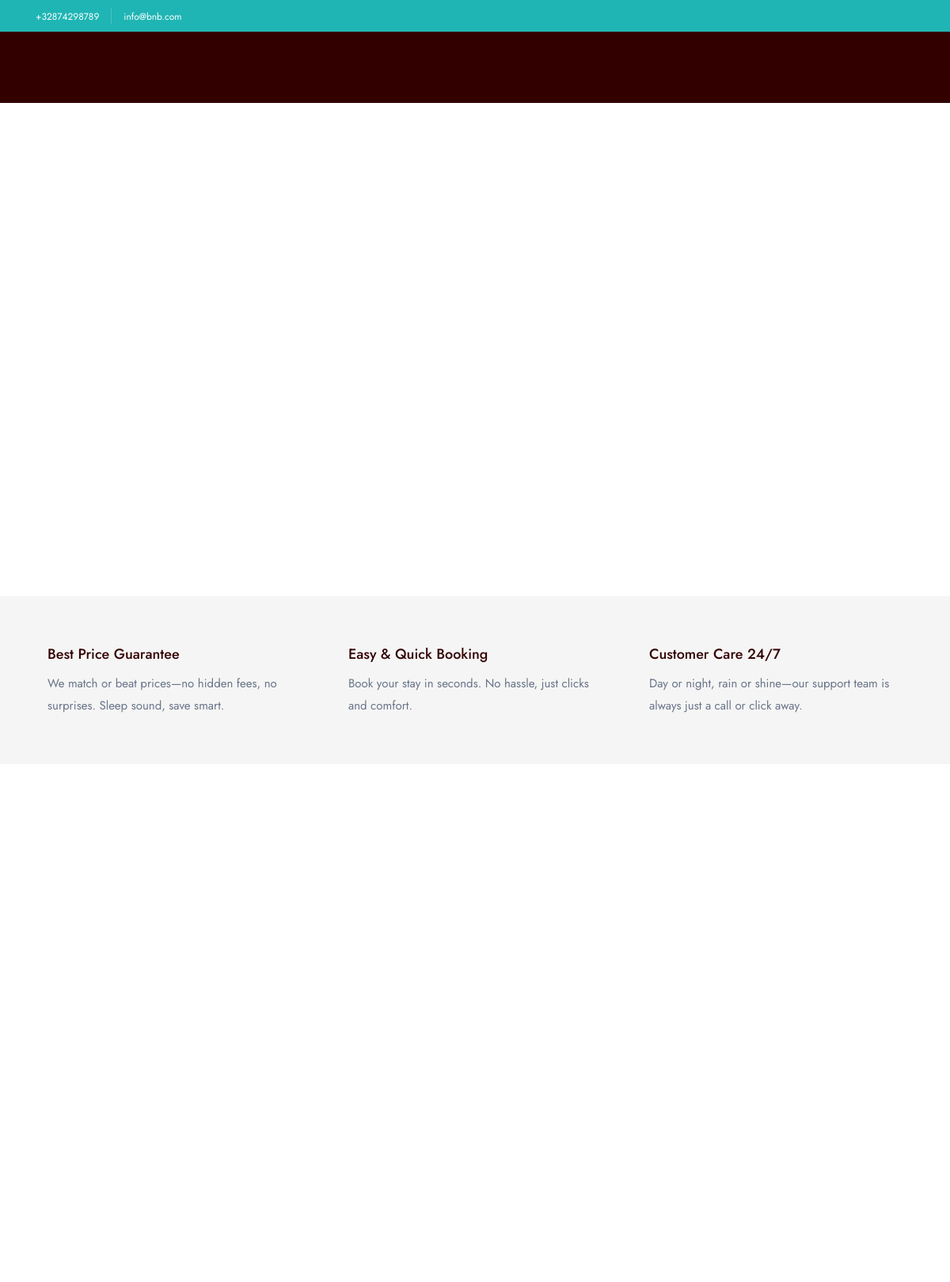
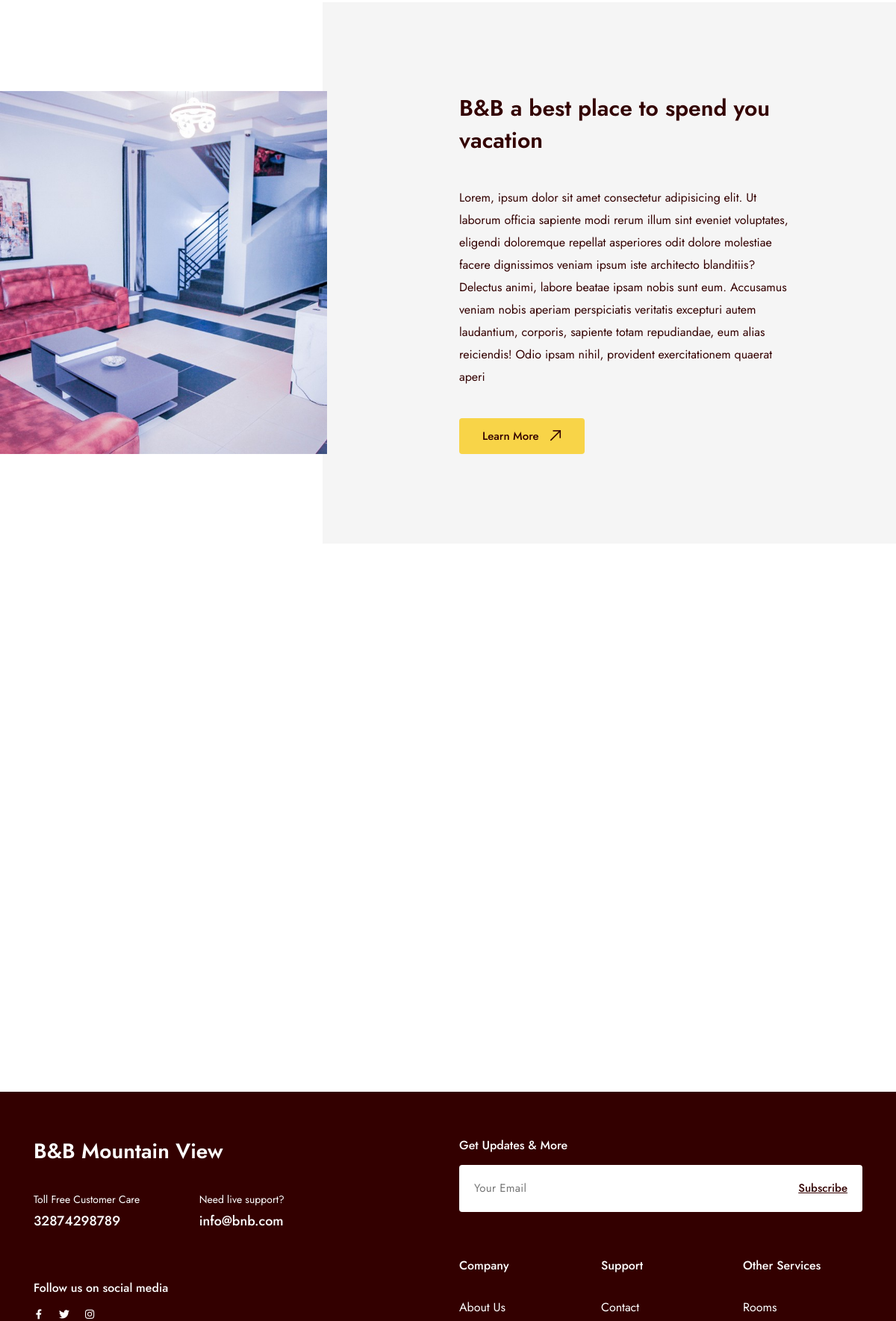
The page / (upper part) on the database its author committed (2 pictures, top to bottom).
### home/models.py (models this page shows, shortened)
class Setting(models.Model):
    email = models.CharField(max_length=255, null=True, blank=True)
    second_email = models.CharField(max_length=255, null=True, blank=True)
    contact_number = models.CharField(max_length=255, null=True, blank=True)
    website = models.URLField(max_length=255, null=True, blank=True)
    instagram = models.URLField(max_length=255, null=True, blank=True)
    twitter = models.URLField(max_length=255, null=True, blank=True)
    facebook = models.URLField(max_length=255, null=True, blank=True)
    whatsapp_number = models.CharField(max_length=255, null=True, blank=True)
    address = models.CharField(max_length=255, null=True, blank=True)
    about_image = ProcessedImageField(
        upload_to=about_image_path,
        processors=[ResizeToFill(630, 700)],
        format='JPEG',
        options={'quality': 90},
        null=True,
        blank=True,
    )
    about_title = models.CharField(max_length=255, null=True, blank=True)
    about_description = models.TextField(null=True, blank=True)
    hero_image = ProcessedImageField(
        upload_to='settings/hero_images/',
        processors=[ResizeToFill(1920, 1080)],
        format='JPEG',
        options={'quality': 90},
        null=True,
        blank=True,
    )
    hero_title = models.CharField(max_length=255, null=True, blank=True)
    hero_desc = models.TextField(null=True, blank=True)
    class Meta:
        verbose_name = "Setting"
        verbose_name_plural = "Settings"

class Service(models.Model):
    setting = models.ForeignKey(Setting, on_delete=models.CASCADE, related_name='services')
    service_title = models.CharField(max_length=255)
    service_desc = models.TextField()

### home/views.py (the view)
# urls.py: path('', include('home.urls')),
def home(request):
    rooms = Room.objects.prefetch_related('images').all()
    featuredRooms = list(rooms)
    random.shuffle(featuredRooms)
    featuredRooms = featuredRooms[:4]
    highestPriceRoom = Room.objects.order_by('-id')[:3]
    selected_currency = request.GET.get('currency', request.session.get('currency', 'USD'))
    request.session['currency'] = selected_currency
    for room in featuredRooms:
        review_data = room.get_review_data()
        room.total_reviews = review_data['total_reviews']
        room.overall_rating = review_data['overall_rating']
    for room in highestPriceRoom:
        review_data = room.get_review_data()
        room.total_reviews = review_data['total_reviews']
        room.overall_rating = review_data['overall_rating']
    settings = Setting.objects.first()
    context = {
        'featuredRooms': featuredRooms,
        'highestPriceRoom': highestPriceRoom,
        'settings': settings,
        'selected_currency': selected_currency,
    }
    return render(request, 'index.html', context)

### templates/index.html (shortened to what this page needs)
{% extends 'layouts/app.html' %}
{% load static %}
{% load humanize %}
{% block content %}
    {% include 'inc/hero.html' %}
    <section class="layout-pt-md layout-pb-md bg-light-2">
        <div class="container">
            <div class="row y-gap-30">
                {% for service in settings.services.all %}
                    <div class="col-lg-4 col-md-6">
                        <div class="d-flex pr-30">
                            <div class="ml-15">
                                <h4 class="text-18 fw-500">{{ service.service_title }}</h4>
                                <p class="text-15 mt-10">{{ service.service_desc }}</p>
                            </div>
                        </div>
                    </div>
                {% endfor %}
            </div>
        </div>
    </section>
    <section class="layout-pt-md layout-pb-lg">
        <div data-anim-wrap class="container">
            <div class="row y-gap-30 pt-40 sm:pt-20">
            </div>
        </div>
    </section>
    <section class="section-bg layout-pt-lg layout-pb-lg">
        <div class="section-bg__item -right -w-1165 bg-light-2"></div>
            <div class="section-bg__item -video-left">
                <div class="row y-gap-30">
                    <div class="col-sm-11">
                        <img src="{% if settings.about_image %}{{ settings.about_image.url }}{% else %}{% static 'img/default.png' %}{% endif %}" alt="image">
                    </div>
                </div>
            </div>
            <div class="container lg:mt-20">
                <div class="row">
                    <div class="offset-xl-6 col-xl-5 col-lg-6">
                    <h2 class="text-30 fw-600">
                        {{ settings.about_title }}
                    </h2>
                    <p class="text-dark-1 mt-40 lg:mt-20 sm:mt-15">
                        {{ settings.about_description }}
                    </p>
                    <div class="d-inline-block mt-40 lg:mt-30 sm:mt-20">
                        <a href="{% url 'base:about' %}" class="button -md -blue-1 bg-yellow-1 text-dark-1">
                            Learn More <div class="icon-arrow-top-right ml-15"></div>
                        </a>
                    </div>
                </div>
            </div>
        </div>
    </section>
    <section class="layout-pt-md layout-pb-lg">
        <div data-anim-wrap class="container">
            <div class="row y-gap-30 pt-40 sm:pt-20">
            </div>
        </div>
    </section>
{% endblock %}

### templates/inc/header.html (shortened to what this page needs)
{% load static %}
<section class="header-banner py-5 bg-blue-1 z-2">
	<div class="container">
		<div class="row items-center justify-between">
			<div class="col-auto">
				<div class="row x-gap-15 y-gap-15 items-center">
					<div class="col-auto md:d-none">
						<a href="#" class="text-12 text-white">+{{ settings.contact_number }}</a>
					</div>
					<div class="col-auto md:d-none">
					</div>
					<div class="col-auto">
						<a href="#" class="text-12 text-white">{{ settings.email }}</a>
					</div>
				</div>
			</div>
		</div>
	</div>
</section>
<header data-add-bg="bg-dark-1" class="header mt-40 -type-9 js-header" data-x="header" data-x-toggle="is-menu-opened" style="background: #330000 !important;">
</header>

### templates/inc/footer.html (shortened to what this page needs)
{% load static %}
<footer class="footer -type-2 bg-dark-2 text-white">
    <div class="container">
        <div class="pt-60 pb-60">
            <div class="row y-gap-40 justify-between xl:justify-start">
                <div class="col-xl-4 col-lg-6">
                    <a href="{% url 'base:home' %}">
                        <h3>
                            B&B Mountain View
                        </h3>
                    </a>
                    <div class="row y-gap-30 justify-between pt-30">
                        <div class="col-sm-6">
                            <div class="text-14">Toll Free Customer Care</div>
                            <a href="tel:{{ settings.contact_number }}" class="text-18 fw-500 mt-5">{{ settings.contact_number }}</a>
                        </div>
                        <div class="col-sm-5">
                            <div class="text-14">Need live support?</div>
                            <a href="mail:{{ settings.email }}" class="text-18 fw-500 mt-5">{{ settings.email }}</a>
                        </div>
                    </div>
                    <div class="mt-60">
                        <h5 class="text-16 fw-500 mb-10">Follow us on social media</h5>
                        <div class="d-flex x-gap-20 items-center">
                            <a href="{{ settings.facebook }}"><i class="icon-facebook text-14"></i></a>
                            <a href="{{ settings.twitter }}"><i class="icon-twitter text-14"></i></a>
                            <a href="{{ settings.instagram }}"><i class="icon-instagram text-14"></i></a>
                        </div>
                    </div>
                </div>
                <div class="col-lg-6">
                    <div class="row y-gap-30">
                        <div class="col-12">
                            <h5 class="text-16 fw-500 mb-15">Get Updates & More</h5>
                            <div class="single-field relative d-flex justify-end items-center pb-30">
                                <input class="bg-white rounded-8" type="email" placeholder="Your Email">
                                <button class="absolute px-20 h-full text-15 fw-500 underline text-dark-1">Subscribe</button>
                            </div>
                        </div>
                        <div class="col-lg-4 col-sm-6">
                            <h5 class="text-16 fw-500 mb-30">Company</h5>
                                <div class="d-flex y-gap-5 flex-column">
                                <a href="{% url 'base:about' %}">About Us</a>
                            </div>
                        </div>
                        <div class="col-lg-4 col-sm-6">
                            <h5 class="text-16 fw-500 mb-30">Support</h5>
                            <div class="d-flex y-gap-5 flex-column">
                                <a href="{% url 'base:contact' %}">Contact</a>
                            </div>
                        </div>
                        <div class="col-lg-4 col-sm-6">
                            <h5 class="text-16 fw-500 mb-30">Other Services</h5>
                            <div class="d-flex y-gap-5 flex-column">
                                <a href="{% url 'base:rooms' %}">Rooms</a>
                            </div>
                        </div>
                    </div>
                </div>
            </div>
        </div>
    </div>
</footer>

### rows shown on the page
Setting: contact_number "32874298789", email "info@bnb.com", about_image (picture), about_title "B&B a best place to spend you vacation", about_description "Lorem, ipsum dolor sit amet consectetur adipisicing elit. Ut laborum officia sapiente modi rerum illum sint eveniet voluptates, eligendi doloremque repellat asperiores odit dolore molestiae facere dignissimos veniam ipsum iste architecto blanditiis? Delectus animi, labore beatae ipsam nobis sunt eum. Accusamus veniam nobis aperiam perspiciatis veritatis excepturi autem laudantium, corporis, sapiente totam repudiandae, eum alias reiciendis! Odio ipsam nihil, provident exercitationem quaerat aperi"
Service: service_title "Best Price Guarantee", service_desc "We match or beat prices—no hidden fees, no surprises. Sleep sound, save smart."
Service: service_title "Easy & Quick Booking", service_desc "Book your stay in seconds. No hassle, just clicks and comfort."
Service: service_title "Customer Care 24/7", service_desc "Day or night, rain or shine—our support team is always just a call or click away."
